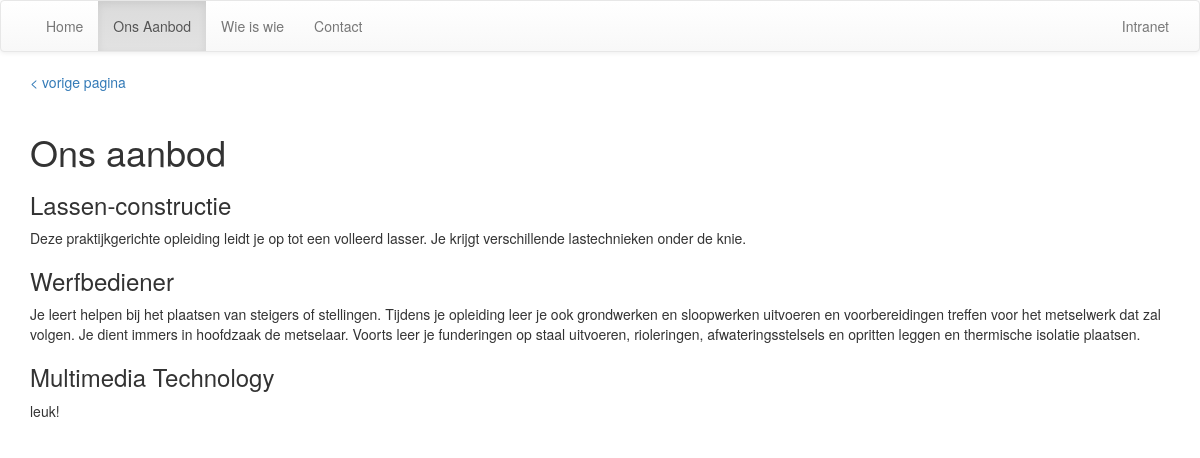
The page /richtingen on the database its author committed.
### schooltje/models.py (models this page shows, shortened)
class Richting(models.Model):
    naam = models.CharField(max_length=100)
    omschrijving = models.CharField(max_length=500)

### schooltje/views.py (the view)
# urls.py: url(r'^richtingen$', views.richtingen, name='richtingen'),
def richtingen(request):
    lastPageVisited = setLastPage('schooltje:richtingen', request)
    richtingen_list = Richting.objects.all()
    context = {'richtingen_list': richtingen_list, 'lastPageVisited':lastPageVisited}
    response = render(request, 'schooltje/richtingen.html', context)
    if 'uniq_sesh_id' in request.COOKIES:
        sessionkey = request.COOKIES['uniq_sesh_id']
    else:
        sessionkey = request.session.session_key #taking session key once at the start of session and using this as a static, unique session id
        response.set_cookie('uniq_sesh_id', sessionkey) #set a session time to 30 minutes, because set_expiry doesn't work with cookies
    pagesInSession(request, sessionkey, 'richtingen')
    if 'pages_visited' in request.COOKIES:
        cookie_pagesVisited = request.COOKIES['pages_visited']
        cookie_pagesVisited += " richtingen"
        response.set_cookie('pages_visited', cookie_pagesVisited)
    else:
        response.set_cookie('pages_visited', 'richtingen')
    return response

### schooltje/views.py (called while the page is built)
def setLastPage(page, request):
    lastPageVisited = request.session.get('lastPageVisited',page)
    request.session['lastPageVisited'] = page
    return lastPageVisited

def pagesInSession(request, sessionkey, page):
    with open('sessions.json', 'r') as f:
        data = json.load(f)
    with open('sessions.json', 'w') as f:
        if sessionkey in data:
            data[sessionkey] += " " + page
            json.dump(data, f)
        else:
            data[sessionkey] = page
            json.dump(data, f)

### schooltje/templates/schooltje/richtingen.html
{% extends 'schooltje/base.html' %}
{% block nav-richtingen %}class="active"{% endblock %}
{% block content %}
<h1>Ons aanbod</h1>
{% if richtingen_list %}
    {% for richting in richtingen_list %}
        <div>
            <h3>{{ richting.naam }}</h3>
            <p>{{ richting.omschrijving }}</p>
        </div>
    {% endfor %}
{% else %}
    <p>Er zijn geen richtingen beschikbaar.</p>
{% endif %}
{% endblock %}

### rows shown on the page
Richting: naam "Lassen-constructie", omschrijving "Deze praktijkgerichte opleiding leidt je op tot een volleerd lasser. Je krijgt verschillende lastechnieken onder de knie."
Richting: naam "Werfbediener", omschrijving "Je leert helpen bij het plaatsen van steigers of stellingen. Tijdens je opleiding leer je ook grondwerken en sloopwerken uitvoeren en voorbereidingen treffen voor het metselwerk dat zal volgen. Je dient immers in hoofdzaak de metselaar. Voorts leer je funderingen op staal uitvoeren, rioleringen, afwateringsstelsels en opritten leggen en thermische isolatie plaatsen."
Richting: naam "Multimedia Technology", omschrijving "leuk!"
